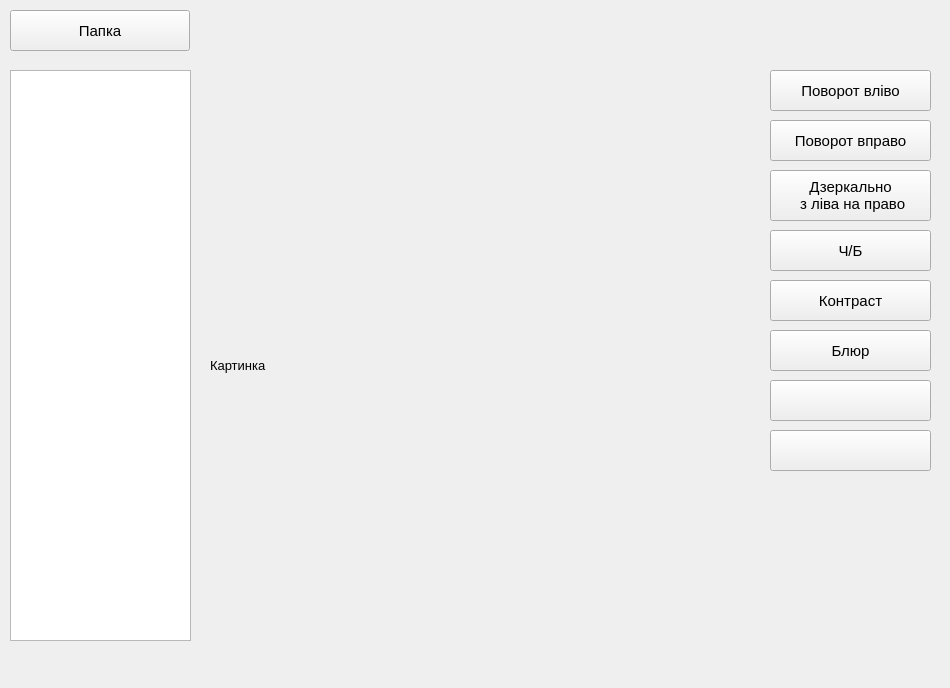
<?xml version="1.0" encoding="UTF-8"?>
<ui version="4.0">
 <class>MainWindow</class>
 <widget class="QMainWindow" name="MainWindow">
  <property name="geometry">
   <rect>
    <x>0</x>
    <y>0</y>
    <width>950</width>
    <height>688</height>
   </rect>
  </property>
  <property name="font">
   <font>
    <pointsize>10</pointsize>
   </font>
  </property>
  <property name="windowTitle">
   <string>Фото-Редактор</string>
  </property>
  <widget class="QWidget" name="centralwidget">
   <widget class="QPushButton" name="btn_dir">
    <property name="geometry">
     <rect>
      <x>10</x>
      <y>10</y>
      <width>180</width>
      <height>41</height>
     </rect>
    </property>
    <property name="font">
     <font>
      <pointsize>11</pointsize>
     </font>
    </property>
    <property name="text">
     <string>Папка</string>
    </property>
   </widget>
   <widget class="QListWidget" name="list_files">
    <property name="geometry">
     <rect>
      <x>10</x>
      <y>70</y>
      <width>181</width>
      <height>571</height>
     </rect>
    </property>
   </widget>
   <widget class="QLabel" name="image">
    <property name="geometry">
     <rect>
      <x>210</x>
      <y>80</y>
      <width>541</width>
      <height>571</height>
     </rect>
    </property>
    <property name="text">
     <string>Картинка</string>
    </property>
   </widget>
   <widget class="QPushButton" name="btn_left">
    <property name="geometry">
     <rect>
      <x>770</x>
      <y>70</y>
      <width>161</width>
      <height>41</height>
     </rect>
    </property>
    <property name="font">
     <font>
      <pointsize>11</pointsize>
     </font>
    </property>
    <property name="text">
     <string>Поворот вліво</string>
    </property>
   </widget>
   <widget class="QPushButton" name="btn_right">
    <property name="geometry">
     <rect>
      <x>770</x>
      <y>120</y>
      <width>161</width>
      <height>41</height>
     </rect>
    </property>
    <property name="font">
     <font>
      <pointsize>11</pointsize>
     </font>
    </property>
    <property name="text">
     <string>Поворот вправо</string>
    </property>
   </widget>
   <widget class="QPushButton" name="mirror_1">
    <property name="geometry">
     <rect>
      <x>770</x>
      <y>170</y>
      <width>161</width>
      <height>51</height>
     </rect>
    </property>
    <property name="font">
     <font>
      <pointsize>11</pointsize>
     </font>
    </property>
    <property name="text">
     <string>Дзеркально
 з ліва на право</string>
    </property>
   </widget>
   <widget class="QPushButton" name="btn_bw">
    <property name="geometry">
     <rect>
      <x>770</x>
      <y>230</y>
      <width>161</width>
      <height>41</height>
     </rect>
    </property>
    <property name="font">
     <font>
      <pointsize>11</pointsize>
     </font>
    </property>
    <property name="text">
     <string>Ч/Б</string>
    </property>
   </widget>
   <widget class="QPushButton" name="btn_contrast">
    <property name="geometry">
     <rect>
      <x>770</x>
      <y>280</y>
      <width>161</width>
      <height>41</height>
     </rect>
    </property>
    <property name="font">
     <font>
      <pointsize>11</pointsize>
     </font>
    </property>
    <property name="text">
     <string>Контраст</string>
    </property>
   </widget>
   <widget class="QPushButton" name="btn_blur">
    <property name="geometry">
     <rect>
      <x>770</x>
      <y>330</y>
      <width>161</width>
      <height>41</height>
     </rect>
    </property>
    <property name="font">
     <font>
      <pointsize>11</pointsize>
     </font>
    </property>
    <property name="text">
     <string>Блюр</string>
    </property>
   </widget>
   <widget class="QPushButton" name="btn_1">
    <property name="geometry">
     <rect>
      <x>770</x>
      <y>380</y>
      <width>161</width>
      <height>41</height>
     </rect>
    </property>
    <property name="font">
     <font>
      <pointsize>10</pointsize>
     </font>
    </property>
    <property name="text">
     <string/>
    </property>
   </widget>
   <widget class="QPushButton" name="btn_2">
    <property name="geometry">
     <rect>
      <x>770</x>
      <y>430</y>
      <width>161</width>
      <height>41</height>
     </rect>
    </property>
    <property name="font">
     <font>
      <pointsize>10</pointsize>
     </font>
    </property>
    <property name="text">
     <string/>
    </property>
   </widget>
  </widget>
 </widget>
 <resources/>
 <connections/>
</ui>
